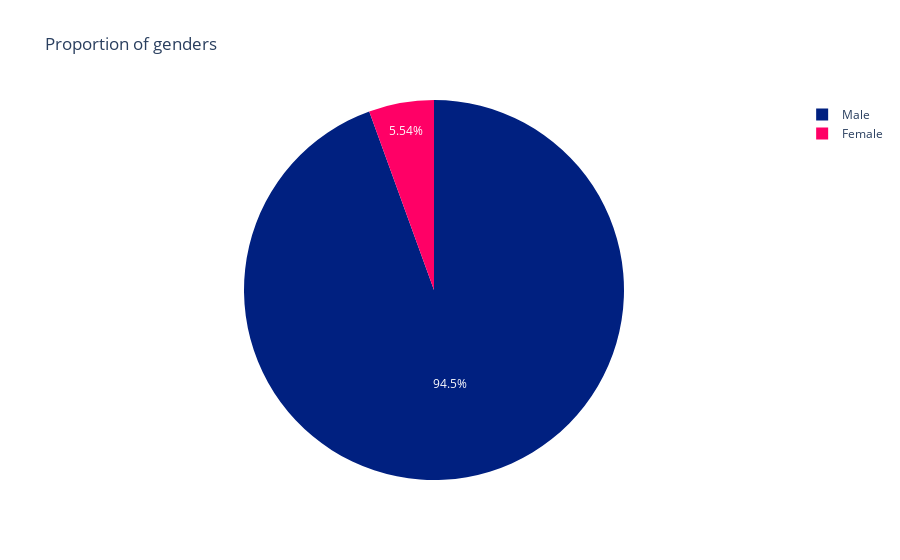

This figure's notebook cell:
### Code cell
# make chart shows the proportion of sex
pie_df = df.sex.value_counts().reset_index()
pie_df.columns = ['sex','count']
fig = px.pie(pie_df, values='count', names='sex', title='Proportion of genders',
             color_discrete_sequence=['#002080','#ff0066'])
fig.show()

### Figure 1 — Plotly figure (JSON) as saved in the notebook; plotly's stock layout.template omitted (floating-point values rounded to 4 significant figures)
{"data": [{"domain": {"x": [0, 1], "y": [0, 1]}, "hovertemplate": "sex=%{label}<br>count=%{value}<extra></extra>", "labels": ["Male", "Female"], "legendgroup": "", "name": "", "showlegend": true, "type": "pie", "values": [836, 49]}], "layout": {"legend": {"tracegroupgap": 0}, "piecolorway": ["#002080", "#ff0066"], "title": {"text": "Proportion of genders"}}}
